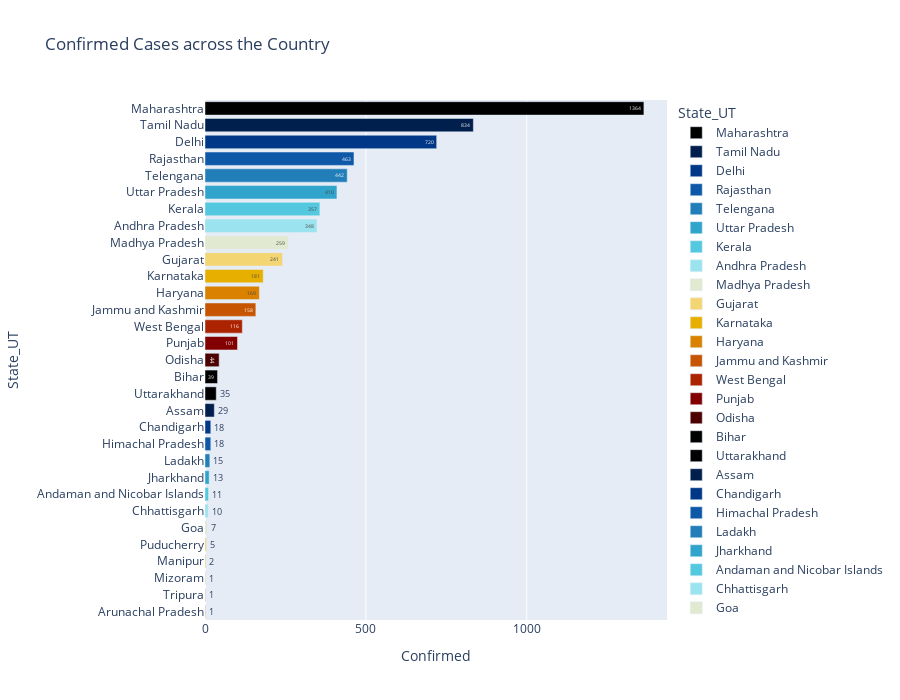

The notebook cell saved with this chart:
### Markdown cell above
### Latest Data

### Code cell
# Get the latest data
latest_day = max(covid19_complete['Date'])
day_before = latest_day - timedelta(days = 1)

# state wise data and new cases reported in the last day
latest_day_data = covid19_complete[covid19_complete['Date']==latest_day].set_index('State_UT')
day_before_data = covid19_complete[covid19_complete['Date']==day_before].set_index('State_UT')

temp = pd.merge(left = latest_day_data, right = day_before_data, on='State_UT', suffixes=('_latest_day', '_previous_day'), how='outer')

# Get the number of new cases reported in the last day
latest_day_data['New_cases_reported'] = temp['Confirmed_latest_day'] - temp['Confirmed_previous_day']
latest = latest_day_data.reset_index()
latest.fillna(1, inplace=True)

temp = latest[['State_UT', 'Confirmed', 'Active', 'New_cases_reported','Recovered', 'Deaths', 'Recovery_rate(%)', 'Mortality_rate(%)']]
temp = temp.sort_values('Confirmed', ascending=False).reset_index(drop=True)

temp.style\
    .background_gradient(cmap="Blues", subset=['Confirmed', 'Active', 'New_cases_reported'])\
    .background_gradient(cmap="Greens", subset=['Recovered', 'Recovery_rate(%)'])\
    .background_gradient(cmap="Reds", subset=['Deaths', 'Mortality_rate(%)'])

ordered_latest = latest.sort_values('Confirmed', ascending=False)
# state_order = temp['State/UT']

fig = px.bar(latest.sort_values('Confirmed', ascending=False), 
             x="Confirmed", y="State_UT", color='State_UT', title='Confirmed Cases across the Country',
             orientation='h', text='Confirmed', height=700,
             color_discrete_sequence = px.colors.cyclical.IceFire)
fig.show()

### Figure 1 — Plotly figure (JSON) as saved in the notebook; plotly's stock layout.template omitted (floating-point values rounded to 4 significant figures)
{"data": [{"alignmentgroup": "True", "hoverlabel": {"namelength": 0}, "hovertemplate": "State_UT=%{y}<br>Confirmed=%{text}", "legendgroup": "Maharashtra", "marker": {"color": "#000000"}, "name": "Maharashtra", "offsetgroup": "Maharashtra", "orientation": "h", "showlegend": true, "text": [1364], "textposition": "auto", "type": "bar", "x": [1364], "xaxis": "x", "y": ["Maharashtra"], "yaxis": "y"}, {"alignmentgroup": "True", "hoverlabel": {"namelength": 0}, "hovertemplate": "State_UT=%{y}<br>Confirmed=%{text}", "legendgroup": "Tamil Nadu", "marker": {"color": "#001f4d"}, "name": "Tamil Nadu", "offsetgroup": "Tamil Nadu", "orientation": "h", "showlegend": true, "text": [834], "textposition": "auto", "type": "bar", "x": [834], "xaxis": "x", "y": ["Tamil Nadu"], "yaxis": "y"}, {"alignmentgroup": "True", "hoverlabel": {"namelength": 0}, "hovertemplate": "State_UT=%{y}<br>Confirmed=%{text}", "legendgroup": "Delhi", "marker": {"color": "#003786"}, "name": "Delhi", "offsetgroup": "Delhi", "orientation": "h", "showlegend": true, "text": [720], "textposition": "auto", "type": "bar", "x": [720], "xaxis": "x", "y": ["Delhi"], "yaxis": "y"}, {"alignmentgroup": "True", "hoverlabel": {"namelength": 0}, "hovertemplate": "State_UT=%{y}<br>Confirmed=%{text}", "legendgroup": "Rajasthan", "marker": {"color": "#0e58a8"}, "name": "Rajasthan", "offsetgroup": "Rajasthan", "orientation": "h", "showlegend": true, "text": [463], "textposition": "auto", "type": "bar", "x": [463], "xaxis": "x", "y": ["Rajasthan"], "yaxis": "y"}, {"alignmentgroup": "True", "hoverlabel": {"namelength": 0}, "hovertemplate": "State_UT=%{y}<br>Confirmed=%{text}", "legendgroup": "Telengana", "marker": {"color": "#217eb8"}, "name": "Telengana", "offsetgroup": "Telengana", "orientation": "h", "showlegend": true, "text": [442], "textposition": "auto", "type": "bar", "x": [442], "xaxis": "x", "y": ["Telengana"], "yaxis": "y"}, {"alignmentgroup": "True", "hoverlabel": {"namelength": 0}, "hovertemplate": "State_UT=%{y}<br>Confirmed=%{text}", "legendgroup": "Uttar Pradesh", "marker": {"color": "#30a4ca"}, "name": "Uttar Pradesh", "offsetgroup": "Uttar Pradesh", "orientation": "h", "showlegend": true, "text": [410], "textposition": "auto", "type": "bar", "x": [410], "xaxis": "x", "y": ["Uttar Pradesh"], "yaxis": "y"}, {"alignmentgroup": "True", "hoverlabel": {"namelength": 0}, "hovertemplate": "State_UT=%{y}<br>Confirmed=%{text}", "legendgroup": "Kerala", "marker": {"color": "#54c8df"}, "name": "Kerala", "offsetgroup": "Kerala", "orientation": "h", "showlegend": true, "text": [357], "textposition": "auto", "type": "bar", "x": [357], "xaxis": "x", "y": ["Kerala"], "yaxis": "y"}, {"alignmentgroup": "True", "hoverlabel": {"namelength": 0}, "hovertemplate": "State_UT=%{y}<br>Confirmed=%{text}", "legendgroup": "Andhra Pradesh", "marker": {"color": "#9be4ef"}, "name": "Andhra Pradesh", "offsetgroup": "Andhra Pradesh", "orientation": "h", "showlegend": true, "text": [348], "textposition": "auto", "type": "bar", "x": [348], "xaxis": "x", "y": ["Andhra Pradesh"], "yaxis": "y"}, {"alignmentgroup": "True", "hoverlabel": {"namelength": 0}, "hovertemplate": "State_UT=%{y}<br>Confirmed=%{text}", "legendgroup": "Madhya Pradesh", "marker": {"color": "#e1e9d1"}, "name": "Madhya Pradesh", "offsetgroup": "Madhya Pradesh", "orientation": "h", "showlegend": true, "text": [259], "textposition": "auto", "type": "bar", "x": [259], "xaxis": "x", "y": ["Madhya Pradesh"], "yaxis": "y"}, {"alignmentgroup": "True", "hoverlabel": {"namelength": 0}, "hovertemplate": "State_UT=%{y}<br>Confirmed=%{text}", "legendgroup": "Gujarat", "marker": {"color": "#f3d573"}, "name": "Gujarat", "offsetgroup": "Gujarat", "orientation": "h", "showlegend": true, "text": [241], "textposition": "auto", "type": "bar", "x": [241], "xaxis": "x", "y": ["Gujarat"], "yaxis": "y"}, {"alignmentgroup": "True", "hoverlabel": {"namelength": 0}, "hovertemplate": "State_UT=%{y}<br>Confirmed=%{text}", "legendgroup": "Karnataka", "marker": {"color": "#e7b000"}, "name": "Karnataka", "offsetgroup": "Karnataka", "orientation": "h", "showlegend": true, "text": [181], "textposition": "auto", "type": "bar", "x": [181], "xaxis": "x", "y": ["Karnataka"], "yaxis": "y"}, {"alignmentgroup": "True", "hoverlabel": {"namelength": 0}, "hovertemplate": "State_UT=%{y}<br>Confirmed=%{text}", "legendgroup": "Haryana", "marker": {"color": "#da8200"}, "name": "Haryana", "offsetgroup": "Haryana", "orientation": "h", "showlegend": true, "text": [169], "textposition": "auto", "type": "bar", "x": [169], "xaxis": "x", "y": ["Haryana"], "yaxis": "y"}, {"alignmentgroup": "True", "hoverlabel": {"namelength": 0}, "hovertemplate": "State_UT=%{y}<br>Confirmed=%{text}", "legendgroup": "Jammu and Kashmir", "marker": {"color": "#c65400"}, "name": "Jammu and Kashmir", "offsetgroup": "Jammu and Kashmir", "orientation": "h", "showlegend": true, "text": [158], "textposition": "auto", "type": "bar", "x": [158], "xaxis": "x", "y": ["Jammu and Kashmir"], "yaxis": "y"}, {"alignmentgroup": "True", "hoverlabel": {"namelength": 0}, "hovertemplate": "State_UT=%{y}<br>Confirmed=%{text}", "legendgroup": "West Bengal", "marker": {"color": "#ac2301"}, "name": "West Bengal", "offsetgroup": "West Bengal", "orientation": "h", "showlegend": true, "text": [116], "textposition": "auto", "type": "bar", "x": [116], "xaxis": "x", "y": ["West Bengal"], "yaxis": "y"}, {"alignmentgroup": "True", "hoverlabel": {"namelength": 0}, "hovertemplate": "State_UT=%{y}<br>Confirmed=%{text}", "legendgroup": "Punjab", "marker": {"color": "#820000"}, "name": "Punjab", "offsetgroup": "Punjab", "orientation": "h", "showlegend": true, "text": [101], "textposition": "auto", "type": "bar", "x": [101], "xaxis": "x", "y": ["Punjab"], "yaxis": "y"}, {"alignmentgroup": "True", "hoverlabel": {"namelength": 0}, "hovertemplate": "State_UT=%{y}<br>Confirmed=%{text}", "legendgroup": "Odisha", "marker": {"color": "#4c0000"}, "name": "Odisha", "offsetgroup": "Odisha", "orientation": "h", "showlegend": true, "text": [44], "textposition": "auto", "type": "bar", "x": [44], "xaxis": "x", "y": ["Odisha"], "yaxis": "y"}, {"alignmentgroup": "True", "hoverlabel": {"namelength": 0}, "hovertemplate": "State_UT=%{y}<br>Confirmed=%{text}", "legendgroup": "Bihar", "marker": {"color": "#000000"}, "name": "Bihar", "offsetgroup": "Bihar", "orientation": "h", "showlegend": true, "text": [39], "textposition": "auto", "type": "bar", "x": [39], "xaxis": "x", "y": ["Bihar"], "yaxis": "y"}, {"alignmentgroup": "True", "hoverlabel": {"namelength": 0}, "hovertemplate": "State_UT=%{y}<br>Confirmed=%{text}", "legendgroup": "Uttarakhand", "marker": {"color": "#000000"}, "name": "Uttarakhand", "offsetgroup": "Uttarakhand", "orientation": "h", "showlegend": true, "text": [35], "textposition": "auto", "type": "bar", "x": [35], "xaxis": "x", "y": ["Uttarakhand"], "yaxis": "y"}, {"alignmentgroup": "True", "hoverlabel": {"namelength": 0}, "hovertemplate": "State_UT=%{y}<br>Confirmed=%{text}", "legendgroup": "Assam", "marker": {"color": "#001f4d"}, "name": "Assam", "offsetgroup": "Assam", "orientation": "h", "showlegend": true, "text": [29], "textposition": "auto", "type": "bar", "x": [29], "xaxis": "x", "y": ["Assam"], "yaxis": "y"}, {"alignmentgroup": "True", "hoverlabel": {"namelength": 0}, "hovertemplate": "State_UT=%{y}<br>Confirmed=%{text}", "legendgroup": "Chandigarh", "marker": {"color": "#003786"}, "name": "Chandigarh", "offsetgroup": "Chandigarh", "orientation": "h", "showlegend": true, "text": [18], "textposition": "auto", "type": "bar", "x": [18], "xaxis": "x", "y": ["Chandigarh"], "yaxis": "y"}, {"alignmentgroup": "True", "hoverlabel": {"namelength": 0}, "hovertemplate": "State_UT=%{y}<br>Confirmed=%{text}", "legendgroup": "Himachal Pradesh", "marker": {"color": "#0e58a8"}, "name": "Himachal Pradesh", "offsetgroup": "Himachal Pradesh", "orientation": "h", "showlegend": true, "text": [18], "textposition": "auto", "type": "bar", "x": [18], "xaxis": "x", "y": ["Himachal Pradesh"], "yaxis": "y"}, {"alignmentgroup": "True", "hoverlabel": {"namelength": 0}, "hovertemplate": "State_UT=%{y}<br>Confirmed=%{text}", "legendgroup": "Ladakh", "marker": {"color": "#217eb8"}, "name": "Ladakh", "offsetgroup": "Ladakh", "orientation": "h", "showlegend": true, "text": [15], "textposition": "auto", "type": "bar", "x": [15], "xaxis": "x", "y": ["Ladakh"], "yaxis": "y"}, {"alignmentgroup": "True", "hoverlabel": {"namelength": 0}, "hovertemplate": "State_UT=%{y}<br>Confirmed=%{text}", "legendgroup": "Jharkhand", "marker": {"color": "#30a4ca"}, "name": "Jharkhand", "offsetgroup": "Jharkhand", "orientation": "h", "showlegend": true, "text": [13], "textposition": "auto", "type": "bar", "x": [13], "xaxis": "x", "y": ["Jharkhand"], "yaxis": "y"}, {"alignmentgroup": "True", "hoverlabel": {"namelength": 0}, "hovertemplate": "State_UT=%{y}<br>Confirmed=%{text}", "legendgroup": "Andaman and Nicobar Islands", "marker": {"color": "#54c8df"}, "name": "Andaman and Nicobar Islands", "offsetgroup": "Andaman and Nicobar Islands", "orientation": "h", "showlegend": true, "text": [11], "textposition": "auto", "type": "bar", "x": [11], "xaxis": "x", "y": ["Andaman and Nicobar Islands"], "yaxis": "y"}, {"alignmentgroup": "True", "hoverlabel": {"namelength": 0}, "hovertemplate": "State_UT=%{y}<br>Confirmed=%{text}", "legendgroup": "Chhattisgarh", "marker": {"color": "#9be4ef"}, "name": "Chhattisgarh", "offsetgroup": "Chhattisgarh", "orientation": "h", "showlegend": true, "text": [10], "textposition": "auto", "type": "bar", "x": [10], "xaxis": "x", "y": ["Chhattisgarh"], "yaxis": "y"}, {"alignmentgroup": "True", "hoverlabel": {"namelength": 0}, "hovertemplate": "State_UT=%{y}<br>Confirmed=%{text}", "legendgroup": "Goa", "marker": {"color": "#e1e9d1"}, "name": "Goa", "offsetgroup": "Goa", "orientation": "h", "showlegend": true, "text": [7], "textposition": "auto", "type": "bar", "x": [7], "xaxis": "x", "y": ["Goa"], "yaxis": "y"}, {"alignmentgroup": "True", "hoverlabel": {"namelength": 0}, "hovertemplate": "State_UT=%{y}<br>Confirmed=%{text}", "legendgroup": "Puducherry", "marker": {"color": "#f3d573"}, "name": "Puducherry", "offsetgroup": "Puducherry", "orientation": "h", "showlegend": true, "text": [5], "textposition": "auto", "type": "bar", "x": [5], "xaxis": "x", "y": ["Puducherry"], "yaxis": "y"}, {"alignmentgroup": "True", "hoverlabel": {"namelength": 0}, "hovertemplate": "State_UT=%{y}<br>Confirmed=%{text}", "legendgroup": "Manipur", "marker": {"color": "#e7b000"}, "name": "Manipur", "offsetgroup": "Manipur", "orientation": "h", "showlegend": true, "text": [2], "textposition": "auto", "type": "bar", "x": [2], "xaxis": "x", "y": ["Manipur"], "yaxis": "y"}, {"alignmentgroup": "True", "hoverlabel": {"namelength": 0}, "hovertemplate": "State_UT=%{y}<br>Confirmed=%{text}", "legendgroup": "Mizoram", "marker": {"color": "#da8200"}, "name": "Mizoram", "offsetgroup": "Mizoram", "orientation": "h", "showlegend": true, "text": [1], "textposition": "auto", "type": "bar", "x": [1], "xaxis": "x", "y": ["Mizoram"], "yaxis": "y"}, {"alignmentgroup": "True", "hoverlabel": {"namelength": 0}, "hovertemplate": "State_UT=%{y}<br>Confirmed=%{text}", "legendgroup": "Tripura", "marker": {"color": "#c65400"}, "name": "Tripura", "offsetgroup": "Tripura", "orientation": "h", "showlegend": true, "text": [1], "textposition": "auto", "type": "bar", "x": [1], "xaxis": "x", "y": ["Tripura"], "yaxis": "y"}, {"alignmentgroup": "True", "hoverlabel": {"namelength": 0}, "hovertemplate": "State_UT=%{y}<br>Confirmed=%{text}", "legendgroup": "Arunachal Pradesh", "marker": {"color": "#ac2301"}, "name": "Arunachal Pradesh", "offsetgroup": "Arunachal Pradesh", "orientation": "h", "showlegend": true, "text": [1], "textposition": "auto", "type": "bar", "x": [1], "xaxis": "x", "y": ["Arunachal Pradesh"], "yaxis": "y"}], "layout": {"barmode": "relative", "height": 700, "legend": {"title": {"text": "State_UT"}, "tracegroupgap": 0}, "title": {"text": "Confirmed Cases across the Country"}, "xaxis": {"anchor": "y", "domain": [0, 1], "title": {"text": "Confirmed"}}, "yaxis": {"anchor": "x", "categoryarray": ["Arunachal Pradesh", "Tripura", "Mizoram", "Manipur", "Puducherry", "Goa", "Chhattisgarh", "Andaman and Nicobar Islands", "Jharkhand", "Ladakh", "Himachal Pradesh", "Chandigarh", "Assam", "Uttarakhand", "Bihar", "Odisha", "Punjab", "West Bengal", "Jammu and Kashmir", "Haryana", "Karnataka", "Gujarat", "Madhya Pradesh", "Andhra Pradesh", "Kerala", "Uttar Pradesh", "Telengana", "Rajasthan", "Delhi", "Tamil Nadu", "Maharashtra"], "categoryorder": "array", "domain": [0, 1], "title": {"text": "State_UT"}}}}
